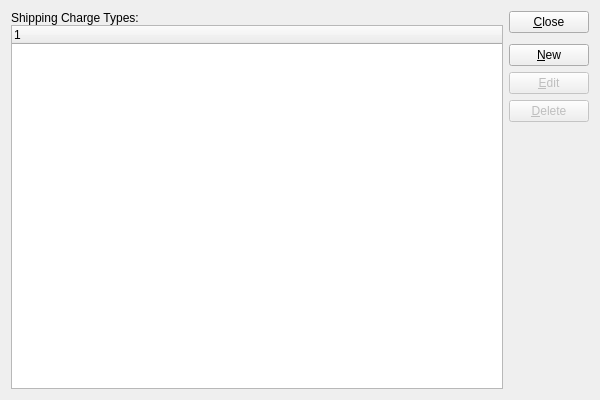
<?xml version="1.0" encoding="UTF-8"?>
<ui version="4.0">
 <comment>This file is part of the xTuple ERP: PostBooks Edition, a free and
open source Enterprise Resource Planning software suite,
Copyright (c) 1999-2018 by OpenMFG LLC, d/b/a xTuple.
It is licensed to you under the Common Public Attribution License
version 1.0, the full text of which (including xTuple-specific Exhibits)
is available at www.xtuple.com/CPAL.  By using this software, you agree
to be bound by its terms.</comment>
 <class>shippingChargeTypes</class>
 <widget class="QWidget" name="shippingChargeTypes">
  <property name="geometry">
   <rect>
    <x>0</x>
    <y>0</y>
    <width>600</width>
    <height>400</height>
   </rect>
  </property>
  <property name="windowTitle">
   <string>List Shipping Charge Types</string>
  </property>
  <layout class="QGridLayout" name="gridLayout">
   <item row="0" column="0">
    <layout class="QVBoxLayout">
     <property name="spacing">
      <number>0</number>
     </property>
     <item>
      <widget class="QLabel" name="_shipchrgLit">
       <property name="text">
        <string>Shipping Charge Types:</string>
       </property>
      </widget>
     </item>
     <item>
      <widget class="XTreeWidget" name="_shipchrg"/>
     </item>
    </layout>
   </item>
   <item row="0" column="1">
    <layout class="QVBoxLayout" name="verticalLayout">
     <item>
      <widget class="QPushButton" name="_close">
       <property name="text">
        <string>&amp;Close</string>
       </property>
      </widget>
     </item>
     <item>
      <spacer name="verticalSpacer">
       <property name="orientation">
        <enum>Qt::Vertical</enum>
       </property>
       <property name="sizeType">
        <enum>QSizePolicy::Preferred</enum>
       </property>
       <property name="sizeHint" stdset="0">
        <size>
         <width>20</width>
         <height>5</height>
        </size>
       </property>
      </spacer>
     </item>
     <item>
      <widget class="QPushButton" name="_new">
       <property name="text">
        <string>&amp;New</string>
       </property>
      </widget>
     </item>
     <item>
      <widget class="QPushButton" name="_edit">
       <property name="enabled">
        <bool>false</bool>
       </property>
       <property name="text">
        <string>&amp;Edit</string>
       </property>
      </widget>
     </item>
     <item>
      <widget class="QPushButton" name="_delete">
       <property name="enabled">
        <bool>false</bool>
       </property>
       <property name="text">
        <string>&amp;Delete</string>
       </property>
      </widget>
     </item>
     <item>
      <spacer name="Spacer18">
       <property name="orientation">
        <enum>Qt::Vertical</enum>
       </property>
       <property name="sizeType">
        <enum>QSizePolicy::Expanding</enum>
       </property>
       <property name="sizeHint" stdset="0">
        <size>
         <width>20</width>
         <height>20</height>
        </size>
       </property>
      </spacer>
     </item>
    </layout>
   </item>
  </layout>
 </widget>
 <layoutdefault spacing="6" margin="11"/>
 <customwidgets>
  <customwidget>
   <class>XTreeWidget</class>
   <extends>QTreeWidget</extends>
   <header>xtreewidget.h</header>
   <container>1</container>
  </customwidget>
 </customwidgets>
 <tabstops>
  <tabstop>_shipchrg</tabstop>
  <tabstop>_new</tabstop>
  <tabstop>_edit</tabstop>
  <tabstop>_delete</tabstop>
  <tabstop>_close</tabstop>
 </tabstops>
 <resources/>
 <connections>
  <connection>
   <sender>_close</sender>
   <signal>clicked()</signal>
   <receiver>shippingChargeTypes</receiver>
   <slot>close()</slot>
   <hints>
    <hint type="sourcelabel">
     <x>20</x>
     <y>20</y>
    </hint>
    <hint type="destinationlabel">
     <x>20</x>
     <y>20</y>
    </hint>
   </hints>
  </connection>
 </connections>
</ui>
